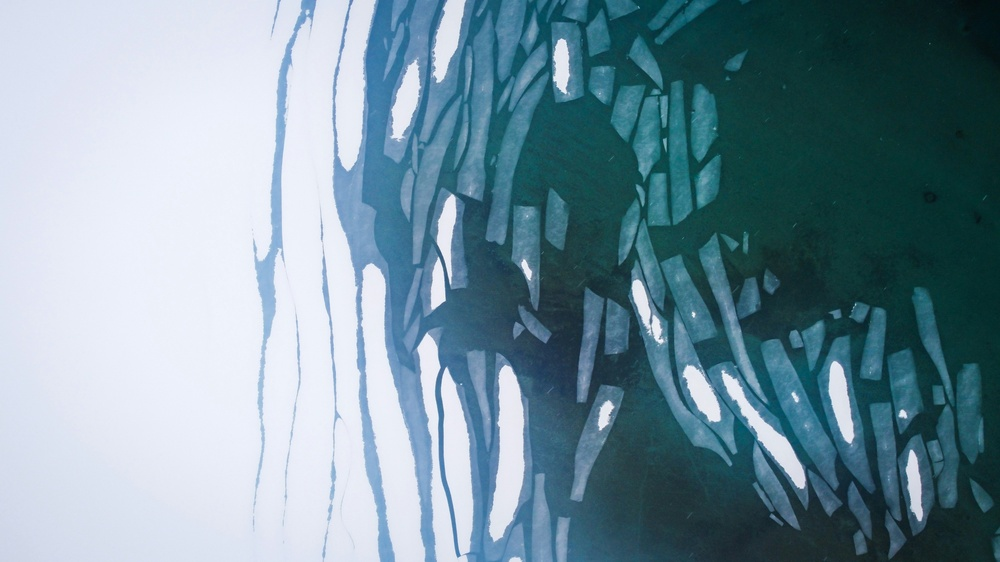
#> input picture dataset/subset/real/0001.jpg, 1000 x 562 px, shrunk from 4000 x 2250 before the run, found by its file name; its folder holds only this picture in this run
$ jupyter execute --allow-errors EDA.ipynb
#> lines starting #> are read from the running program, lines starting #| are printed output that depends on the picture
[cell 1]
import os
from pathlib import Path

import cv2
import matplotlib.pyplot as plt
import numpy as np
import pandas as pd
import seaborn as sns
from PIL import Image

[cell 2]
DATASET_DIR = Path("../dataset/complete_set")

DATASET_REAL_DIR = DATASET_DIR / "real"
DATASET_FAKE_DIR = DATASET_DIR / "fake"

real_files = os.listdir(DATASET_REAL_DIR)
#> (the rest of this cell did not finish here and is left out)

## Distribution of image sizes

[cell 3]
real_size = []
if not os.path.exists("../EDA/figures"):
    os.makedirs("../EDA/figures")
figure_folder = Path("../EDA/figures")

for file in real_files:
    img = Image.open(f"{DATASET_REAL_DIR}/{file}")
#> img is the input picture: PIL image 1000x562 RGB; mean R, G, B 117.6, 145, 157.5
    real_size.append((file, img.size[0], img.size[1]))

real_images_df = pd.DataFrame(real_size, columns=["name", "width", "height"])
real_images_df.describe()

plt.figure(figsize=(10, 6))
sns.histplot(real_images_df["width"], bins=30, kde=True)
plt.title("Distribution of Width of Real Images")
plt.tight_layout()
plt.savefig(figure_folder / "real_images_width_distribution.png")
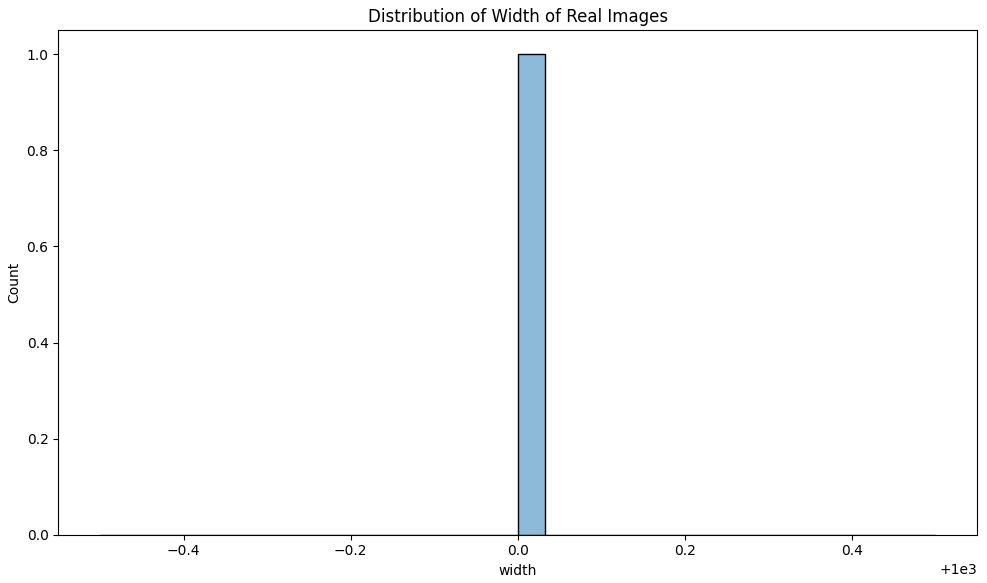
#> figure drawn by matplotlib, 1 panel; tallest bar 1 high, from x = 1000 to 1000
plt.show()


plt.figure(figsize=(10, 6))
sns.histplot(real_images_df["height"], bins=30, kde=True)
plt.title("Distribution of height of Real Images")
plt.tight_layout()
plt.savefig(figure_folder / "real_images_height_distribution.png")
plt.show()

[cell 4]
fake_size = []

#> (the rest of this cell did not finish here and is left out)

[cell 5]
real_images_df["aspect_ratio"] = (
    real_images_df["width"] / real_images_df["height"]
)
#> (the rest of this cell did not finish here and is left out)

# Distribution of colors

## Real images

[cell 6]
real_colors = []

for file in real_files:
    img = cv2.imread(f"{DATASET_REAL_DIR}/{file}")
#> img: shape (562, 1000, 3)

    if img is None:
        print(f"Skipping corrupted or non-existent image: {file}")
        continue  # Skip this iteration

    avg_color = np.mean(img, axis=(0, 1))
#> avg_color = [157.5, 145, 117.6]
    real_colors.append(avg_color)

real_colors_df = pd.DataFrame(real_colors, columns=["red", "green", "blue"])
#> real_colors_df = table of 1 rows and 3 columns

[cell 7]
plt.figure(figsize=(10, 6))
sns.histplot(
    real_colors_df["red"], bins=30, kde=True, color="red", label="Red"
)
sns.histplot(
    real_colors_df["green"], bins=30, kde=True, color="green", label="Green"
)
sns.histplot(
    real_colors_df["blue"], bins=30, kde=True, color="blue", label="Blue"
)
plt.title("Distribution of Color Channels of Real Images")
plt.legend()
plt.tight_layout()
plt.savefig(figure_folder / "real_images_color_distribution.png")
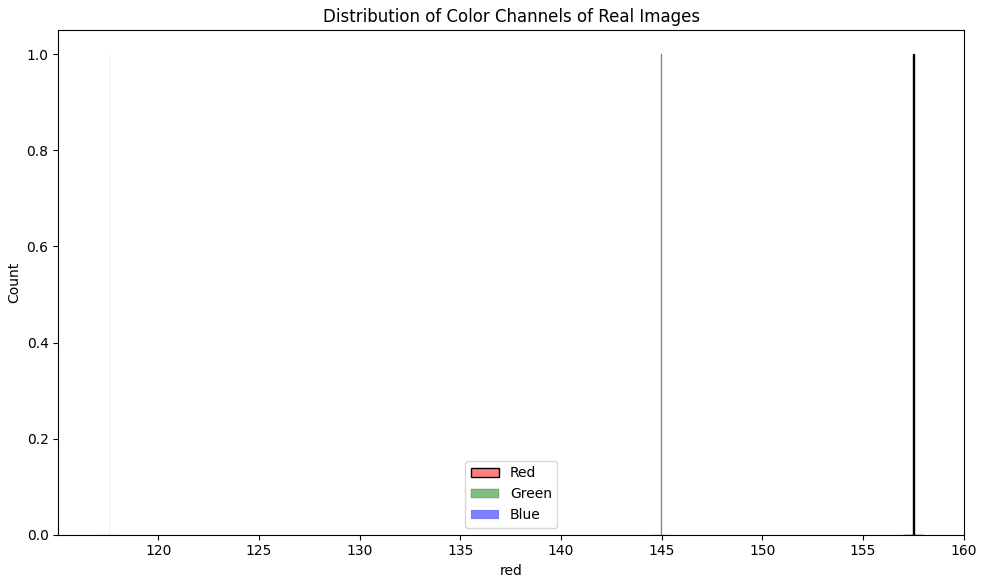
#> figure drawn by matplotlib, 1 panel; tallest bar 1 high, from x = 157.5 to 157.5; tallest bar 1 high, from x = 145 to 145; tallest bar 1 high, from x = 117.6 to 117.6
plt.show()

plt.figure(figsize=(10, 6))
sns.histplot(
    real_colors_df["red"], bins=30, kde=True, color="red", label="Red"
)
plt.title("Distribution of red on Real Images")
plt.legend()
plt.tight_layout()
plt.savefig(figure_folder / "real_images_red_distribution.png")
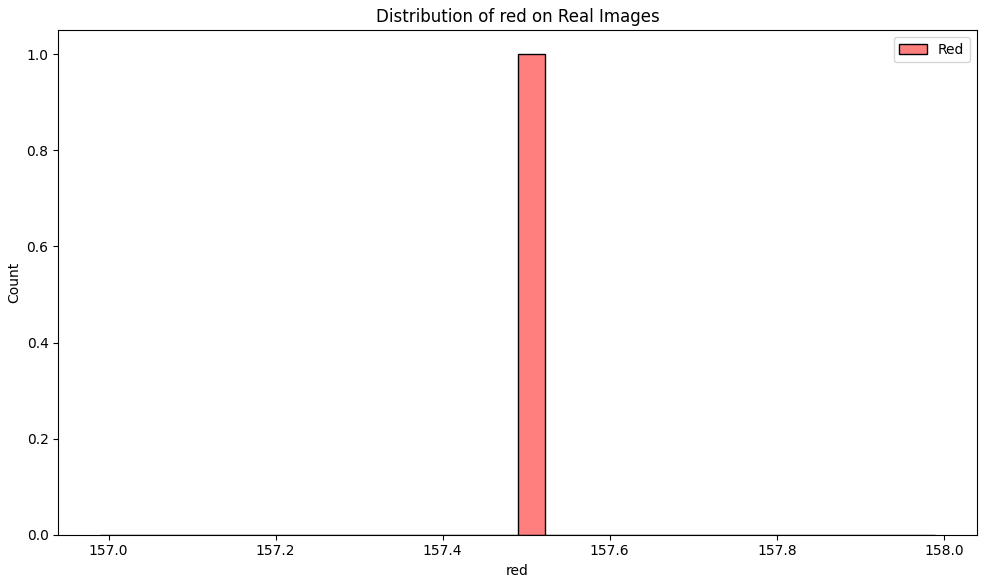
#> figure drawn by matplotlib, 1 panel; tallest bar 1 high, from x = 157.5 to 157.5
plt.show()

plt.figure(figsize=(10, 6))
sns.histplot(
    real_colors_df["green"], bins=30, kde=True, color="green", label="Green"
)
plt.title("Distribution of green on Real Images")
plt.legend()
plt.tight_layout()
plt.savefig(figure_folder / "real_images_green_distribution.png")
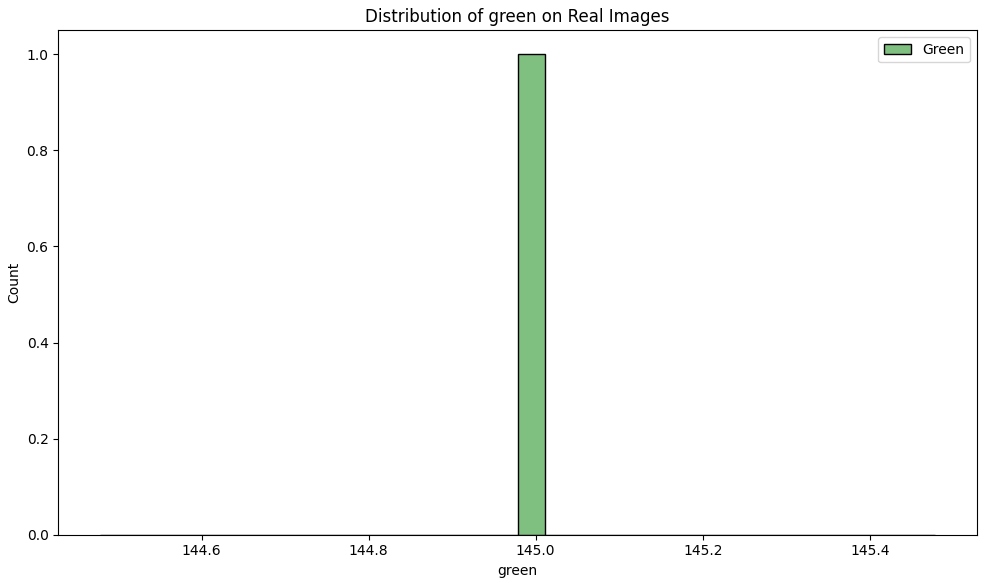
#> figure drawn by matplotlib, 1 panel; tallest bar 1 high, from x = 145 to 145
plt.show()

plt.figure(figsize=(10, 6))
sns.histplot(
    real_colors_df["blue"], bins=30, kde=True, color="blue", label="Blue"
)
plt.title("Distribution of blue on Real Images")
plt.legend()
plt.tight_layout()
plt.savefig(figure_folder / "real_images_blue_distribution.png")
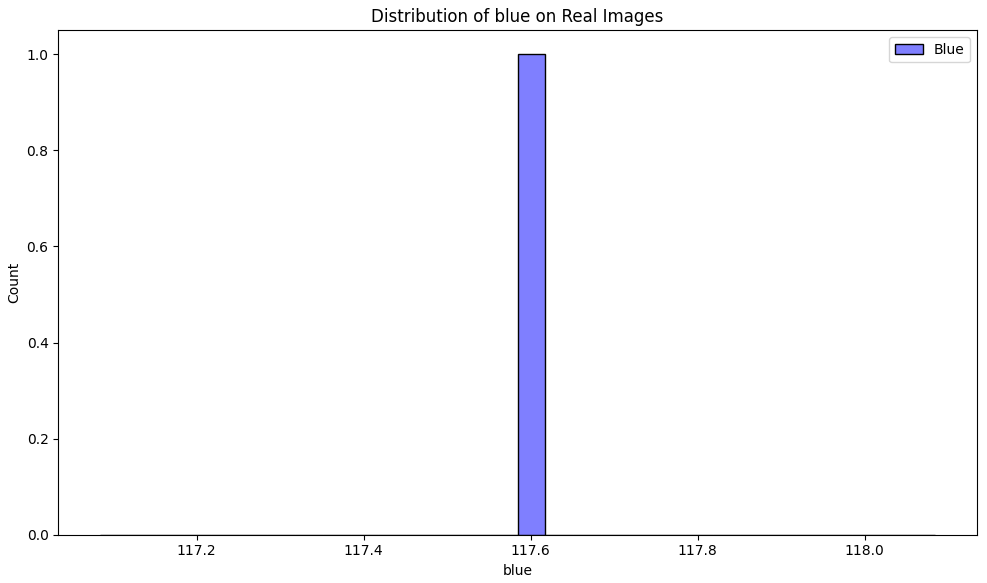
#> figure drawn by matplotlib, 1 panel; tallest bar 1 high, from x = 117.6 to 117.6
plt.show()

## Fakes images

[cell 8]
fake_colors = []

#> (the rest of this cell did not finish here and is left out)

[cell 9]
plt.figure(figsize=(10, 6))
#> (the rest of this cell did not finish here and is left out)

# Grayscale

## Real images

[cell 10]
# One bin for each grayscale value
histogram = np.zeros(256, dtype=np.int64)

for file in real_files:
    img_path = os.path.join(DATASET_REAL_DIR, file)
    img = cv2.imread(img_path, cv2.IMREAD_GRAYSCALE)  # Load as grayscale
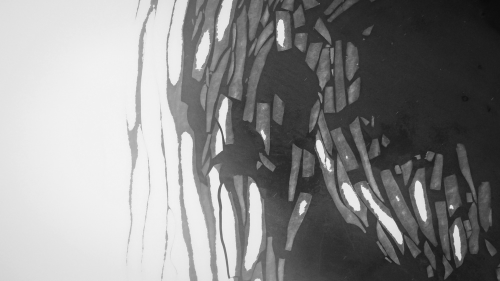
#> img: shape (562, 1000) (shown at 1/2 size); min 10, max 252, mean 138.2

    if img is not None:
        hist, _ = np.histogram(
            img, bins=256, range=(0, 256)
        )  # Compute histogram
#> hist = 256 values, max 22982 at index 241, min 0 at index 0, mean 2195.3
        histogram += hist  # Accumulate the histogram
#> histogram has the same summary as hist

plt.figure(figsize=(10, 5))
plt.bar(range(256), histogram, color="gray", alpha=0.7)
plt.title("Grayscale Intensity Distribution")
plt.xlabel("Pixel Intensity (0=Black, 255=White)")
plt.ylabel("Frequency")
plt.tight_layout()
plt.savefig(figure_folder / "grayscale_intensity_distribution.png")
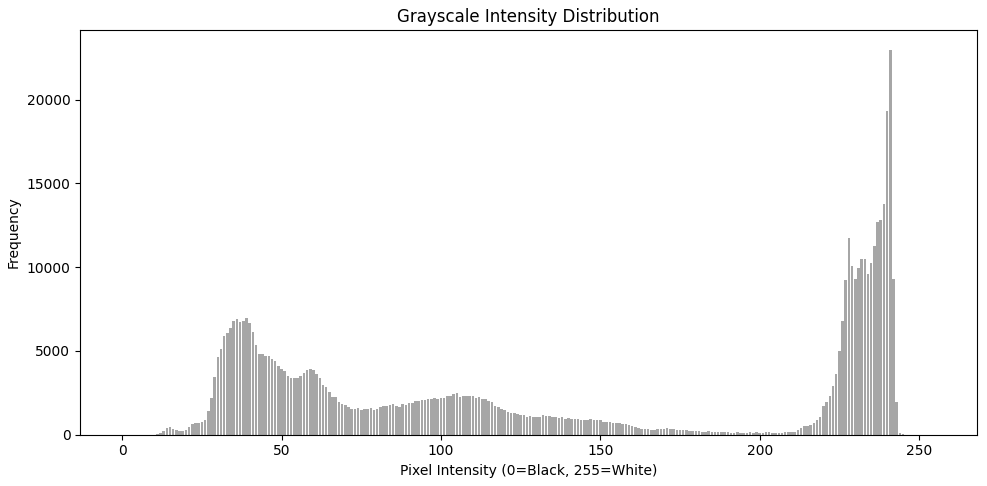
#> figure drawn by matplotlib, 1 panel; tallest bar 22982 high, from x = 240.6 to 241.4
plt.show()

## Fake images

[cell 11]
histogram = np.zeros(256, dtype=np.int64)

#> (the rest of this cell did not finish here and is left out)

## OUTLIERS REMOVING

[cell 12]
def quartiles_method(Data):
    for column in Data.columns:
        if column == "name":
            continue
        tempo = Data[column]
        q1 = tempo.quantile(0.25)
        q3 = tempo.quantile(0.75)
        lower = q1 - 1.5 * (q3 - q1)
        upper = q3 + 1.5 * (q3 - q1)
        Data = Data[Data[column] >= lower]
        Data = Data[Data[column] <= upper]
    return Data


def z_score_method(Data):
    for column in Data.columns:
        if column == "name":
            continue
        Data = Data[
            np.abs(Data[column] - Data[column].mean())
            <= (3 * Data[column].std())
        ]
    return Data


real_images_df_outliers = quartiles_method(real_images_df)
real_images_df_zscore = z_score_method(real_images_df_outliers)

print(f"Before removing outliers: {real_images_df.shape}")
#| Before removing outliers: (1, 4)
print(f"After removing outliers: {real_images_df_outliers.shape}")
#| After removing outliers: (1, 4)
print(f"After removing outliers using z-score: {real_images_df_zscore.shape}")
#| After removing outliers using z-score: (0, 4)

print(real_images_df_zscore.head())
#| Empty DataFrame
#| Columns: [name, width, height, aspect_ratio]
#| Index: []

$ run again, on dataset/subset/real/0007.jpg
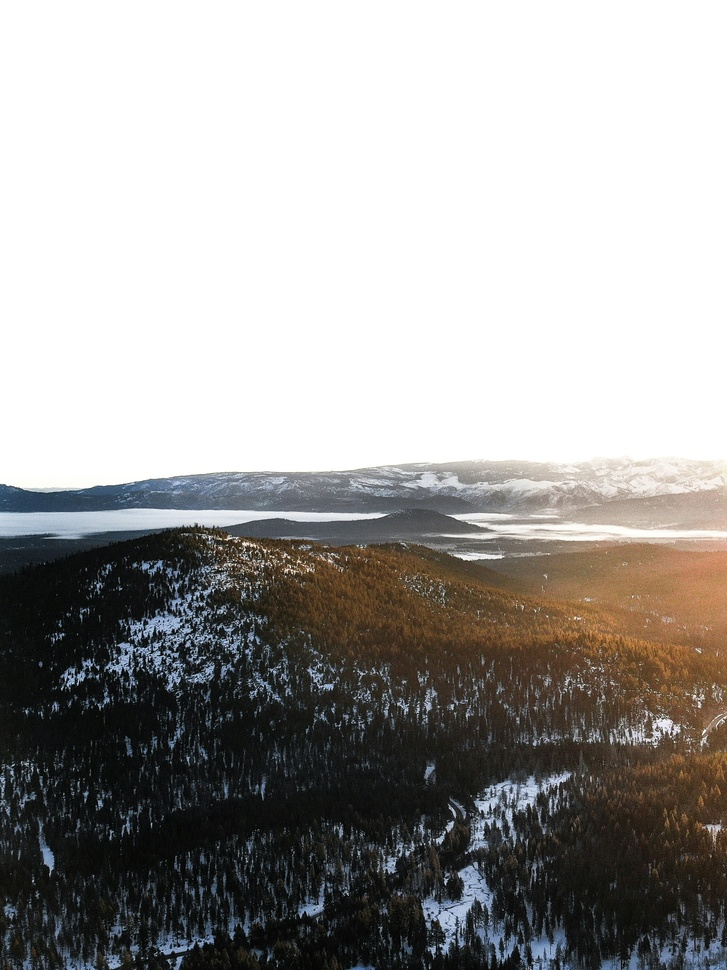
#> input picture dataset/subset/real/0007.jpg, 727 x 970 px, shrunk from 2278 x 3040 before the run, found by its file name
#> img is the input picture: PIL image 727x970 RGB; mean R, G, B 159.6, 157.8, 155.7
#> avg_color = [155.7, 157.8, 159.6]
#> real_colors_df = table of 1 rows and 3 columns
#> `img = cv2.imread(img_path, cv2.IMREAD_GRAYSCALE)`:
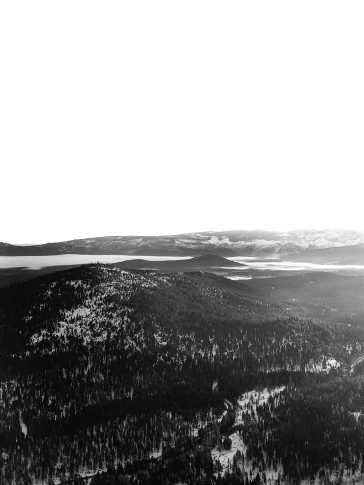
#> img: shape (970, 727) (shown at 1/2 size); min 0, max 255, mean 158.1
#> hist = 256 values, max 338977 at index 255, min 92 at index 1, mean 2754.6
#> histogram has the same summary as hist
#> `plt.savefig(figure_folder / "grayscale_intensity_distribution.png")`:
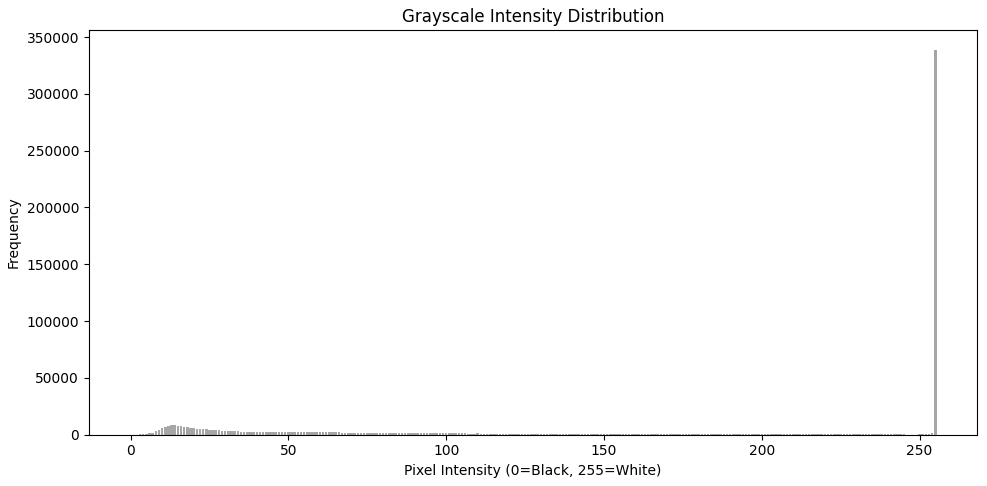
#> figure drawn by matplotlib, 1 panel; tallest bar 338977 high, from x = 254.6 to 255.4
#| Before removing outliers: (1, 4)
#| After removing outliers: (1, 4)
#| After removing outliers using z-score: (0, 4)
#| Empty DataFrame
#| Columns: [name, width, height, aspect_ratio]
#| Index: []

$ run again, on dataset/subset/real/0008.jpg
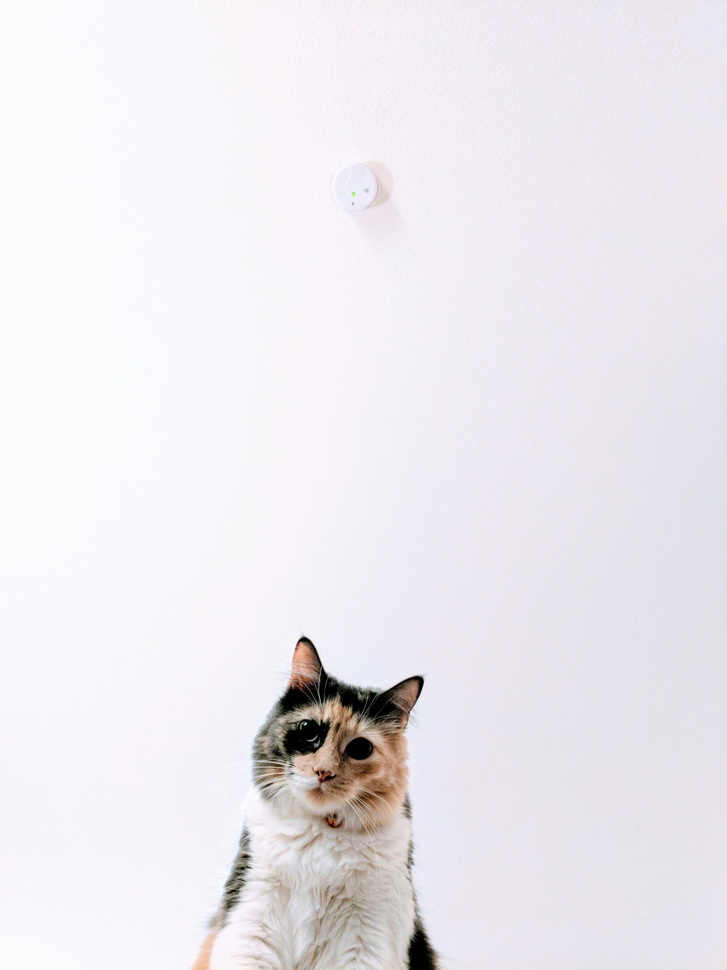
#> input picture dataset/subset/real/0008.jpg, 727 x 970 px, shrunk from 3036 x 4048 before the run, found by its file name
#> img is the input picture: PIL image 727x970 RGB; mean R, G, B 236, 233.3, 238.2
#> avg_color = [238.2, 233.3, 236]
#> real_colors_df = table of 1 rows and 3 columns
#> `plt.savefig(figure_folder / "real_images_blue_distribution.png")`:
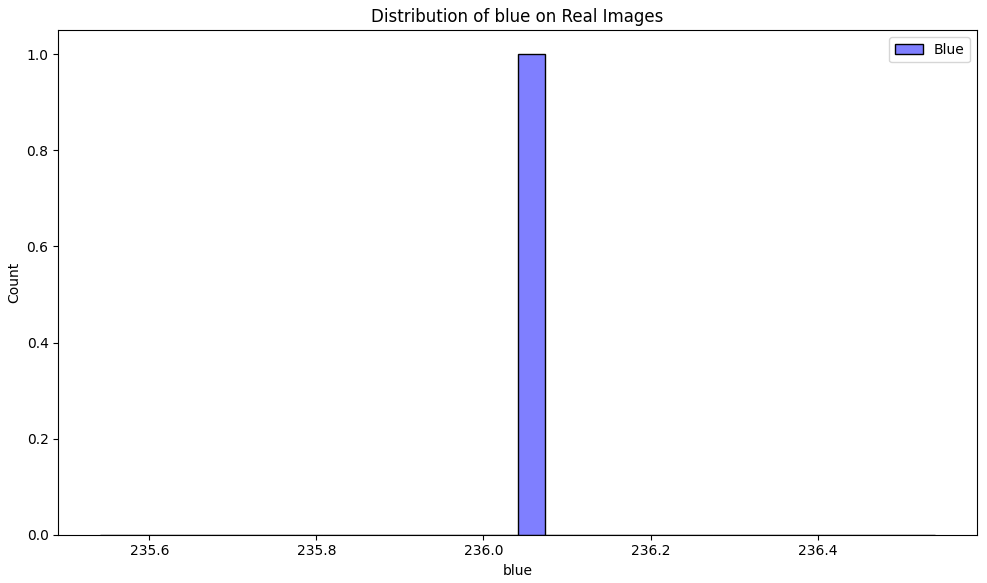
#> figure drawn by matplotlib, 1 panel; tallest bar 1 high, from x = 236 to 236.1
#> hist = 256 values, max 54543 at index 249, min 0 at index 255, mean 2754.6
#> histogram has the same summary as hist
#> `plt.savefig(figure_folder / "grayscale_intensity_distribution.png")`:
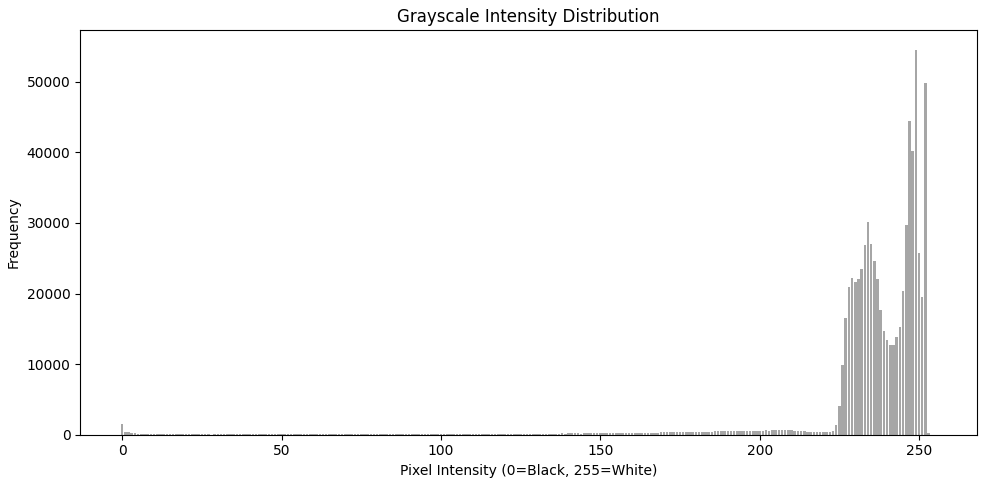
#> figure drawn by matplotlib, 1 panel; tallest bar 54543 high, from x = 248.6 to 249.4
#| Before removing outliers: (1, 4)
#| After removing outliers: (1, 4)
#| After removing outliers using z-score: (0, 4)
#| Empty DataFrame
#| Columns: [name, width, height, aspect_ratio]
#| Index: []
